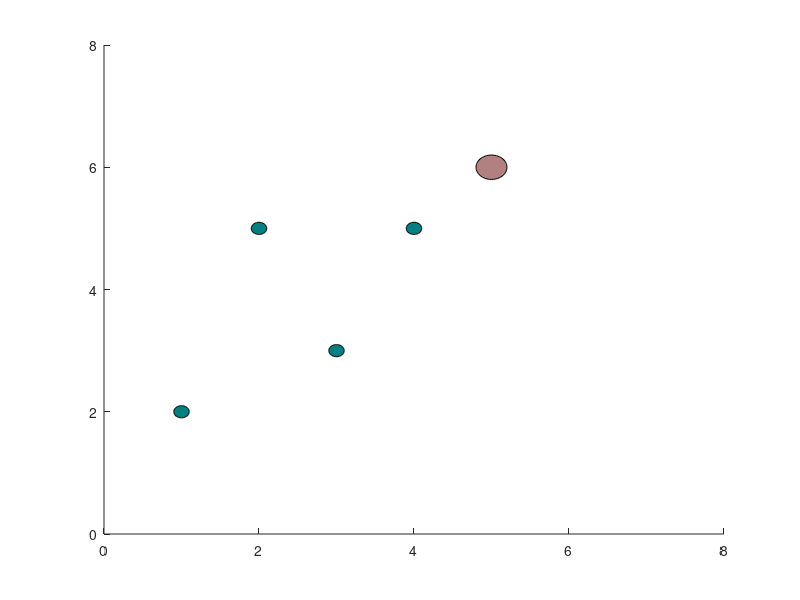

This figure's MATLAB source: (Note: this script raises an error after producing the figure.)
clc;clear;
pa = [0 0];
pc = [5 6];
pb_whole = [1 2;3 3;2 5;4 5];
rectangle('Position',[pc(1)-0.2 pc(2)-0.2 0.4 0.4],'Curvature',[1 1],'FaceColor',[0.7 .5 .5]);
axis([0 8 0 8]);
%axis equal;
hold on;
for i = 1:4
    pb = [pb_whole(i,1) pb_whole(i,2)];
    rectangle('Position',[pb(1)-0.1 pb(2)-0.1 0.2 0.2],'Curvature',[1 1],'FaceColor',[0 .5 .5]);
end
t_sample = 0.1;
res = [0 0];
res1 =[0 0];
res2 = [0 0];
pac = -[pa(1)-pc(1);pa(2)-pc(2)];
distpab = sqrt((pa(2)-pb(2))^2+(pa(1)-pb(1))^2);
distpac = sqrt((pa(2)-pc(2))^2+(pa(1)-pc(1))^2);
%options = optimoptions('fmincon','Display','iter','Algorithm','sqp');
i = 0;
while (distpac>=0.09)
    i=i+1;
    fun = @(x)sqrt((x(2)-pc(2))^2+(x(1)-pc(1))^2);
    x01 = res1;
    x02 = res2;
    A = [];
    b = [];
    Aeq = [];
    beq = [];
    if (distpac <= 0.2)
        lb = [];
    else
        lb = [0.01 0.01];
    end
    ub = [1 1];
    nonlcon1 = @(res1)collisioncone1(res1,pa,pb_whole);
    %nonlcon2 = @(res2)collisioncone2(res2,pa,pb_whole);
    res1 = fmincon(fun,x01,A,b,Aeq,beq,lb,ub,nonlcon1);
    %res2 = fmincon(fun,x02,A,b,Aeq,beq,lb,ub,nonlcon2);
    %res1,res2
    res = res1;
    %[c,ceq] = NLConsRev1(x0);
    pa = pa + res;
    pac = -[pa(1)-pc(1);pa(2)-pc(2)];
    %pa
    distpac = sqrt((pa(2)-pc(2))^2+(pa(1)-pc(1))^2);
    %distpac
    %plot(pa(1),pa(2),'or','MarkerSize',10,'MarkerFaceColor','r');
    F(i) = plot(pa(1),pa(2),"ro");
    basefilename = sprintf('snap%d.png',i);
    fullname = fullfile('data/',basefilename);
    %F(i) = getframe();
    saveas(F(i),fullname);
    %size(F.cdata)
    %pause(.1);
%     hold on;
end
%movie(F,1);
%v = VideoWriter('movie1','Archival');
%v.Quality = 95;
%open(v);
%writeVideo(v,F);
%close(v);